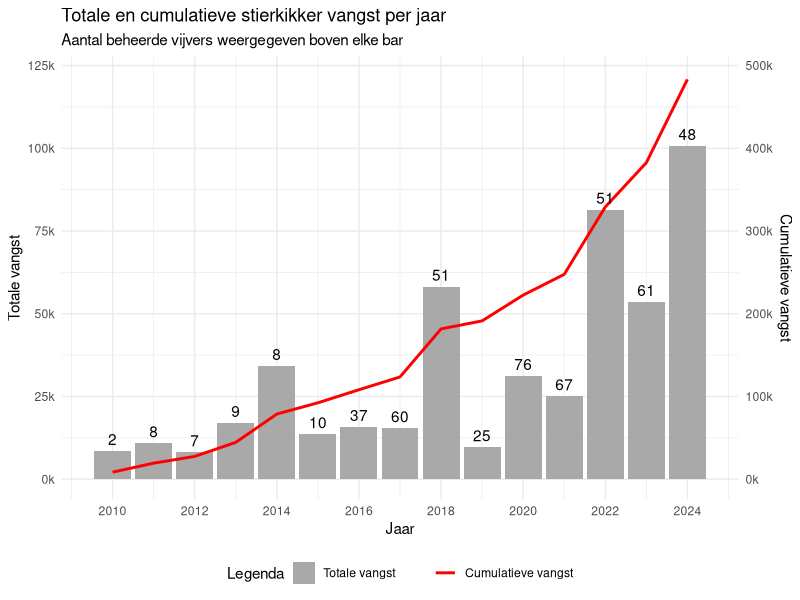
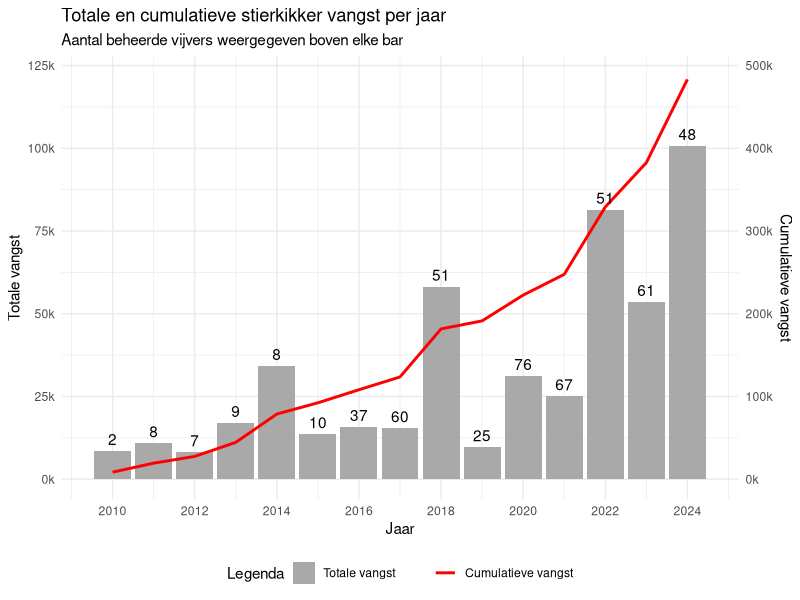

R code for these plots, in order: (Note: this script raises an error after producing the figures.)
## ---- chunk 1
library(tidyverse)
## ---- chunk 2
afvangsten_per_fuik_combined <- read_csv("interim/afvangsten_per_fuik_combined.csv")
## ---- chunk 3
afvangsten_per_fuik_combined <- afvangsten_per_fuik_combined %>%
  group_by(Jaar) %>%
  summarise(totaal_vangst = sum(totaal_fuik, na.rm = TRUE),
            aantal_vijvers = n_distinct(locationID)) %>%
  ungroup() %>% 
  mutate(cum_vangst = cumsum(totaal_vangst)) 
 
  writexl::write_xlsx(afvangsten_per_fuik_combined, path = "./interim/RAVON_afvangsten_per_fuik_combined.")

afvangsten_per_fuik_combined %>% 
  ggplot(aes(x = Jaar, y = totaal_vangst)) +
  geom_bar(aes(fill = "Totale vangst"), 
           stat = "identity") +
  geom_line(aes(y = cum_vangst/4, color = "Cumulatieve vangst"),
            linewidth = 1) +
  geom_text(aes(y = totaal_vangst, label = aantal_vijvers), vjust = -0.5)  +
  scale_y_continuous(
    name = "Totale vangst",
    labels = function(x) paste0(x/1000, "k"),
    sec.axis = sec_axis(~.*4, 
                        name = "Cumulatieve vangst", 
                        labels = function(x) paste0(x/1000, "k"),
                        breaks = seq(0, 500000, by = 100000))
  ) +
  scale_x_continuous(
    limits = c(2009.5, 2024.5),
    breaks = seq(2010, 2024, by = 2)
  ) +
  scale_fill_manual(values = c("Totale vangst" = "darkgrey"), 
                    name = "Legenda") + # Naam van de legenda instellen
  scale_color_manual(values = c("Cumulatieve vangst" = "red"),
                     name = "") + # Naam van de legenda instellen
  theme_minimal() +
  theme(legend.position = "bottom", # Legenda onder de grafiek
        legend.title = element_text(hjust = 0.5)) + # Centraal uitlijnen van de legendatitel
  labs(title = "Totale en cumulatieve stierkikker vangst per jaar",
       subtitle = "Aantal beheerde vijvers weergegeven boven elke bar") +
  guides(fill = guide_legend(order = 1), # Volgorde van de legenda items
         color = guide_legend(order = 2)) # Volgorde van de legenda items

  ggsave("./interim/figuren_ravon_artikel/2025/afvangsten_per_fuik_combined.png", width = 10, height = 6, units = "in")
## ---- chunk 4
locs <- afvangsten_per_fuik_combined %>% 
  distinct(locationID, Locatie) %>% 
  filter(!is.na(Locatie))

temp <- afvangsten_per_fuik_combined %>%
  filter(!is.na(locationID)) %>%
  group_by(locationID) %>% 
  mutate(jaren = n_distinct(Jaar)) %>% 
  filter(jaren >= 5) %>%
  mutate(jaar = Jaar - min(Jaar)) %>% 
  group_by(locationID, jaar) %>%
  summarise(totale_vangst = sum(totaal_fuik, na.rm = TRUE),
            totale_inspanning = n(),
            cpue = totale_vangst/totale_inspanning,
            mean_vangst = mean(totaal_fuik, na.rm = TRUE),
            se_vangst = sd(totaal_fuik, na.rm = TRUE) / sqrt(totale_inspanning)) %>%
  ungroup() %>% 
  left_join(locs, by = "locationID") %>% 
  filter(!grepl("nijlen", Locatie, ignore.case = TRUE)) 

# Filter ponds that have a cpue of at least 5 in jaar 0
broedpoelen <- temp %>% 
  filter(jaar == 0 & cpue >= 5)

temp <- temp %>% 
  filter(locationID %in% broedpoelen$locationID)

temp %>%
  mutate(Locatie = case_when(Locatie == "bospoel" ~ "bospoel*",
                             Locatie == "driehoek" ~ "driehoek*",
                             TRUE ~ Locatie)) %>%
  ggplot(aes(x = jaar, y = cpue)) +
  geom_point(aes(fill = cpue == 0), shape = 21, size = 2, stroke = 0.5) + # Gebruik shape 21 voor gevulde cirkels met rand
  scale_fill_manual(values = c("TRUE" = "white", "FALSE" = "black"), guide = FALSE) +
  geom_smooth(method = "lm", se = FALSE, color = "red") +
  facet_wrap(~Locatie, scales = "free") +
  scale_x_continuous(breaks = function(x) seq(ceiling(min(x)), floor(max(x)), by = 1)) + # Alleen hele getallen op x-as
  labs(
    title = "Trend in de vangst per eenheid van inspanning per jaar per vijver",
    x = "Jaar",
    y = "Totale vangst per fuik per dag"
  ) +
  theme_minimal() # Voor een schonere look


  ggsave("./interim/figuren_ravon_artikel/2025/Trend_VPEI_jaar_vijver.png", width = 10, height = 6, units = "in")

summary(temp$jaren)

richtingscoefficienten <- temp %>%
  group_by(Locatie) %>%
  summarise(
    richtingscoefficient = coef(lm(cpue ~ jaar))[2] # Helling berekenen
  ) %>%
  ungroup() 

mean(richtingscoefficienten$richtingscoefficient, na.rm = TRUE)
sd(richtingscoefficienten$richtingscoefficient, na.rm = TRUE)/sqrt(nrow(richtingscoefficienten))
